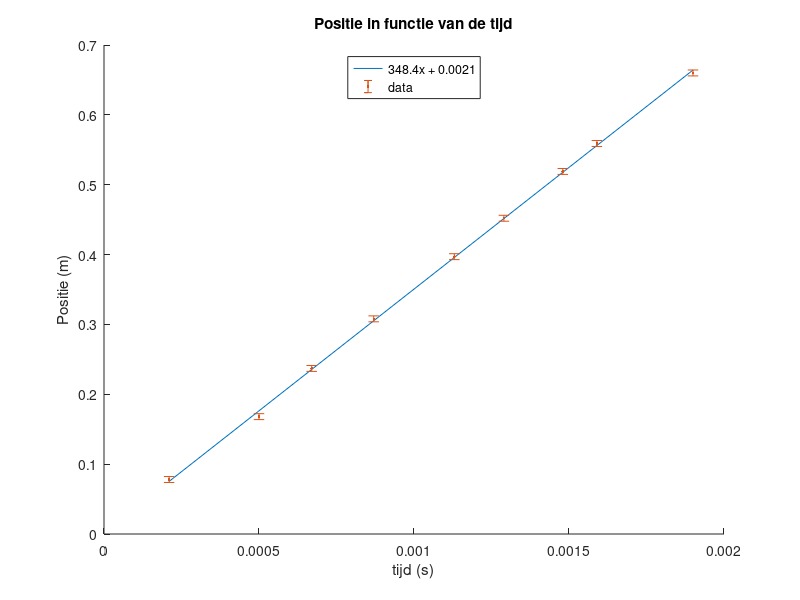

MATLAB code to generate this figure:
clc
clear all


Delta_x= [7.8 16.8 23.7 30.8 39.7 45.2 51.9 55.9 66].*10^-2;
Onz_Delta_x= [0.4243 0.4243 0.4243 0.4243 0.4243 0.4243 0.4243 0.4243 0.4243].*10^-2;

Delta_t= [0.21 0.5 0.67 0.87 1.13 1.29 1.48 1.59 1.9].*10^-3;
Onz_Delta_t= [0.0071 0.0071 0.0071 0.0071 0.0071 0.0071 0.0071 0.0071 0.0071].*10^-3;

modelfun_temp= @(a,x)((331+0.60*a(1))*x+a(2));
modelfun_fit1= @(a,x)(a(1)*x+a(2));
beta0_fit1= [343 0];%waarden waar je denkt dat de punten zullen liggen
beta0_temp= [23 0];
[omega_fit R J covB_fit MSE_fit]= nlinfit(Delta_t,Delta_x,modelfun_fit1,beta0_fit1);
[omega_temp R J covB_temp MSE_temp]= nlinfit(Delta_t,Delta_x,modelfun_temp,beta0_temp);

Temp= omega_temp(1)
Onzekerheid_temp= sqrt(diag(covB_temp))
B_temp= omega_temp(2)
v_geluid= omega_fit(1)
Onzekerheid_fit= sqrt(diag(covB_fit))
B_fit= omega_fit(2)

hold all
plot(Delta_t,v_geluid*Delta_t+B_fit)
errorbar(Delta_t,Delta_x,Onz_Delta_x,'.')
legend({'348.4x + 0.0021','data'},'Location','north')
title('Positie in functie van de tijd')
ylabel('Positie (m)')
xlabel('tijd (s)')
